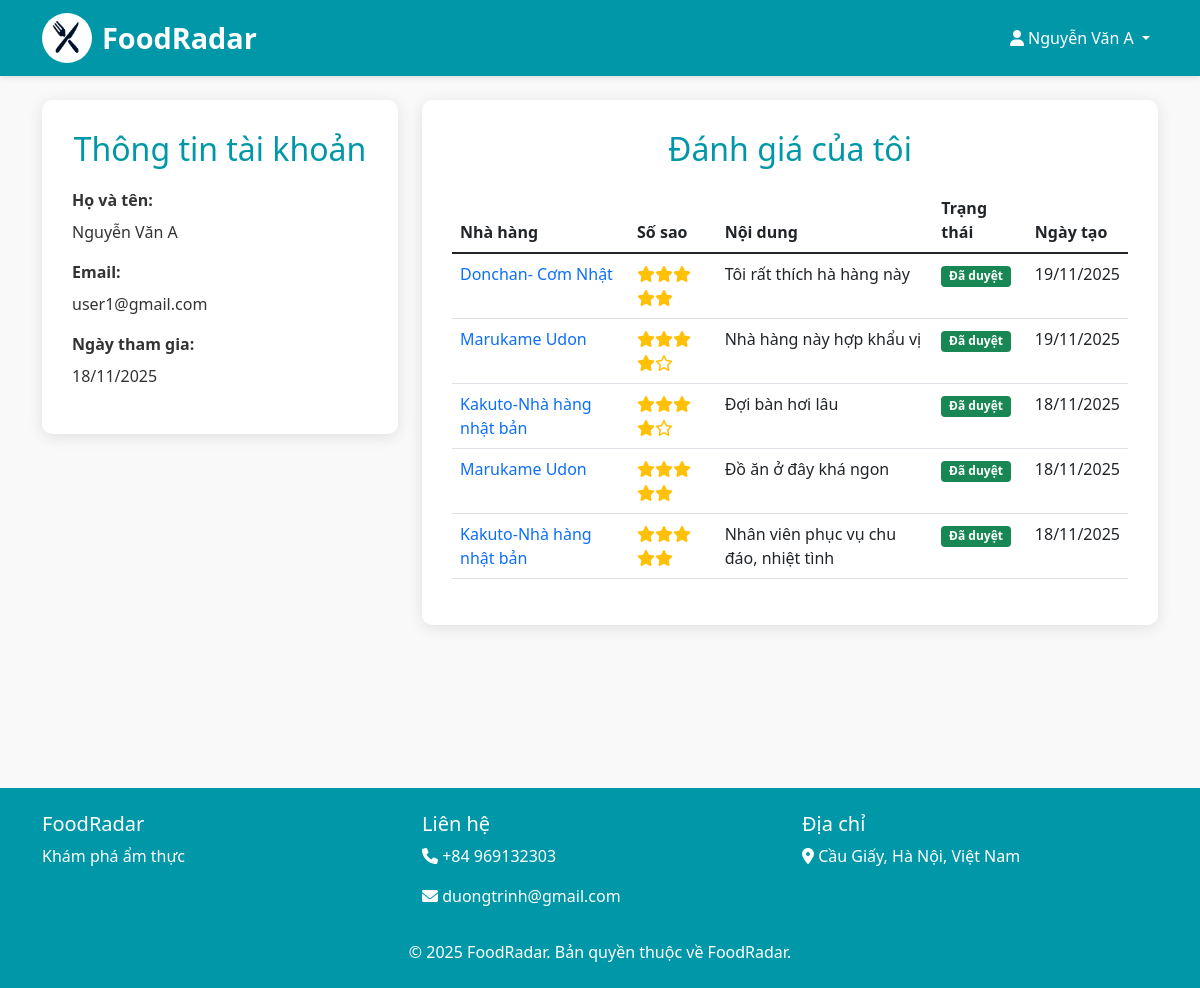
The app's page /profile.php (signed in) with its own data.
### tables this page shows
CREATE TABLE `user` (
  `id` int NOT NULL,
  `fullname` varchar(255) NOT NULL,
  `email` varchar(255) NOT NULL,
  `password` varchar(255) NOT NULL,
  `role` enum('user','admin') DEFAULT 'user',
  `status` enum('active','locked') DEFAULT 'active',
  `created_at` timestamp NULL DEFAULT CURRENT_TIMESTAMP,
  `updated_at` timestamp NULL DEFAULT CURRENT_TIMESTAMP ON UPDATE CURRENT_TIMESTAMP
);

CREATE TABLE `review` (
  `id` int NOT NULL,
  `restaurant_id` int DEFAULT NULL,
  `user_id` int DEFAULT NULL,
  `content` text NOT NULL,
  `star` int NOT NULL,
  `images` text,
  `likes` int DEFAULT 0,
  `dislikes` int DEFAULT 0,
  `status` enum('pending','approved','hidden') DEFAULT 'approved',
  `created_at` timestamp NULL DEFAULT CURRENT_TIMESTAMP,
  `updated_at` timestamp NULL DEFAULT CURRENT_TIMESTAMP ON UPDATE CURRENT_TIMESTAMP
);

CREATE TABLE `restaurant` (
  `id` int NOT NULL,
  `category_id` int DEFAULT NULL,
  `name` varchar(255) NOT NULL,
  `address` varchar(255) NOT NULL,
  `description` text,
  `open_time` varchar(50) DEFAULT NULL,
  `images` text,
  `status` enum('active','hidden') DEFAULT 'active',
  `created_at` timestamp NULL DEFAULT CURRENT_TIMESTAMP,
  `updated_at` timestamp NULL DEFAULT CURRENT_TIMESTAMP ON UPDATE CURRENT_TIMESTAMP
);

### profile.php (the view, shortened to what this page needs)
<?php
require_once 'includes/header.php';
require_once 'includes/functions.php';
$userId = $_SESSION['user_id'];
$user = null;
$sql = "SELECT * FROM user WHERE id = '$userId'";
$result = mysqli_query($conn, $sql);
if ($result && mysqli_num_rows($result) > 0) {
    $user = mysqli_fetch_assoc($result);
} else {
    echo '<div class="alert alert-danger">Không tìm thấy thông tin người dùng.</div>';
    require_once 'includes/footer.php';
    exit;
}
$reviews = [];
$review_sql = "SELECT r.*, rt.name as restaurant_name
               FROM review r
               JOIN restaurant rt ON r.restaurant_id = rt.id
               WHERE r.user_id = '$userId'
               ORDER BY r.created_at DESC";
$review_result = mysqli_query($conn, $review_sql);
if ($review_result) {
    while ($row = mysqli_fetch_assoc($review_result)) {
        $reviews[] = $row;
    }
}
?>
<div class="row">
    <div class="col-md-4">
        <div class="form-container mb-4">
            <h2 class="form-title">Thông tin tài khoản</h2>
            <div class="mb-3">
                <label class="form-label fw-bold">Họ và tên:</label>
                <p><?php echo htmlspecialchars($user['fullname']); ?></p>
            </div>
            <div class="mb-3">
                <label class="form-label fw-bold">Email:</label>
                <p><?php echo htmlspecialchars($user['email']); ?></p>
            </div>
            <div class="mb-3">
                <label class="form-label fw-bold">Ngày tham gia:</label>
                <p><?php echo date('d/m/Y', strtotime($user['created_at'])); ?></p>
            </div>
        </div>
    </div>
    <div class="col-md-8">
        <div class="form-container">
            <h2 class="form-title">Đánh giá của tôi</h2>
            <?php if (empty($reviews)): ?>
                <div class="alert alert-info">Bạn chưa viết đánh giá nào.</div>
            <?php else: ?>
                <div class="table-responsive">
                    <table class="table table-hover">
                        <thead>
                            <tr>
                                <th>Nhà hàng</th>
                                <th>Số sao</th>
                                <th>Nội dung</th>
                                <th>Trạng thái</th>
                                <th>Ngày tạo</th>
                            </tr>
                        </thead>
                        <tbody>
                            <?php foreach ($reviews as $review): ?>
                                <tr>
                                    <td>
                                        <a href="restaurant.php?id=<?php echo $review['restaurant_id']; ?>" class="text-decoration-none">
                                            <?php echo htmlspecialchars($review['restaurant_name']); ?>
                                        </a>
                                    </td>
                                    <td><?php echo displayStarRating($review['star']); ?></td>
                                    <td><?php echo substr(htmlspecialchars($review['content']), 0, 50) . (strlen($review['content']) > 50 ? '...' : ''); ?></td>
                                    <td>
                                        <?php if ($review['status'] === 'approved'): ?>
                                            <span class="badge bg-success">Đã duyệt</span>
                                        <?php elseif ($review['status'] === 'pending'): ?>
                                            <span class="badge bg-warning text-dark">Đang chờ</span>
                                        <?php else: ?>
                                            <span class="badge bg-danger">Bị từ chối</span>
                                        <?php endif; ?>
                                    <td><?php echo date('d/m/Y', strtotime($review['created_at'])); ?></td>
                                </tr>
                            <?php endforeach; ?>
                        </tbody>
                    </table>
                </div>
            <?php endif; ?>
        </div>
    </div>
</div>
<?php
require_once 'includes/footer.php';
?>

### includes/header.php (shortened to what this page needs)
<!DOCTYPE html>
<html lang="vi">
<head>
    <link href="https://cdn.jsdelivr.net/npm/bootstrap@5.1.3/dist/css/bootstrap.min.css" rel="stylesheet">
    <link href="https://cdnjs.cloudflare.com/ajax/libs/font-awesome/6.0.0-beta3/css/all.min.css" rel="stylesheet">
    <link href="assets/css/style.css" rel="stylesheet">
</head>
<body>
    <header class="navbar navbar-expand-lg navbar-dark">
        <div class="container">
            <a class="navbar-brand" href="index.php">
                <img src="assets/images/logo.png" alt="FoodRadar Logo" class="logo-img rounded-circle" style="width: 50px; height: 50px;">
                FoodRadar
            </a>
            <div class="collapse navbar-collapse" id="navbarNav">
                <ul class="navbar-nav ms-auto">
                    <?php if(isset($_SESSION['user_id'])): ?>
                        <li class="nav-item dropdown">
                            <a class="nav-link dropdown-toggle" href="#" id="navbarDropdown" role="button" data-bs-toggle="dropdown">
                                <i class="fas fa-user"></i> <?php echo $_SESSION['fullname']; ?>
                            </a>
                        </li>
                    <?php endif; ?>
                </ul>
            </div>
        </div>
    </header>
    <main class="container mt-4">

### includes/functions.php (shortened to what this page needs)
<?php
function displayStarRating($rating) {
    $output = '<div class="rating">';
    $fullStars = floor($rating);
    $halfStar = round($rating - $fullStars, 1) >= 0.5;
    for ($i = 1; $i <= $fullStars; $i++) {
        $output .= '<i class="fas fa-star"></i>';
    }
    for (; $i <= 5; $i++) {
        $output .= '<i class="far fa-star"></i>';
    }
    $output .= '</div>';
    return $output;
}
?>

### includes/footer.php (shortened to what this page needs)
    </main>
    <footer class="mt-5 py-4 text-white">
        <div class="container">
            <div class="row">
                <div class="col-md-4">
                    <h5>FoodRadar</h5>
                    <p>Khám phá ẩm thực</p>
                </div>
                <div class="col-md-4">
                    <h5>Liên hệ</h5>
                    <p><i class="fas fa-phone"></i> +84 969132303</p>
                    <p><i class="fas fa-envelope"></i> duongtrinh@gmail.com</p>
                </div>
                <div class="col-md-4">
                    <h5>Địa chỉ</h5>
                    <p><i class="fas fa-map-marker-alt"></i> Cầu Giấy, Hà Nội, Việt Nam</p>
                </div>
            </div>
            <div class="row mt-3">
                <div class="col-12 text-center">
                    <p class="mb-0">&copy; <?php echo date('Y'); ?> FoodRadar. Bản quyền thuộc về FoodRadar.</p>
                </div>
            </div>
        </div>
    </footer>
</body>
</html>

### assets/css/style.css (style rules this page uses)
:root { --primary-color: #0098a9; --secondary-color: #006d7a; --light-color: #e9f7f9; --dark-color: #004a54; --gray-color: #f4f4f4; }
body { font-family: 'Segoe UI', Tahoma, Geneva, Verdana, sans-serif; color: #333; background-color: #f9f9f9; }
header { background-color: var(--primary-color); box-shadow: 0 2px 5px rgba(0, 0, 0, 0.1); }
main { min-height: 80vh; }
.navbar-brand { font-weight: bold; font-size: 1.8rem; display: flex; align-items: center; }
.logo-img { height: 40px; margin-right: 10px; }
.nav-link { color: white !important; font-weight: 500; transition: all 0.3s ease; }
footer { background-color: var(--primary-color); color: white; }
.rating { display: inline-block; color: #ffc107; margin-right: 5px; }
.form-container { background-color: white; border-radius: 10px; padding: 30px; box-shadow: 0 3px 15px rgba(0, 0, 0, 0.1); }
.form-title { color: var(--primary-color); margin-bottom: 20px; text-align: center; }

### records on screen
user: fullname "Nguyễn Văn A", email "user1@gmail.com", created_at "18/11/2025"
review: restaurant.name "Donchan- Cơm Nhật", star 5 (drawn), content "Tôi rất thích hà hàng này", status "Đã duyệt", created_at "19/11/2025"
review: restaurant.name "Marukame Udon", star 4 (drawn), content "Nhà hàng này hợp khẩu vị", status "Đã duyệt", created_at "19/11/2025"
review: restaurant.name "Kakuto-Nhà hàng nhật bản", star 4 (drawn), content "Đợi bàn hơi lâu", status "Đã duyệt", created_at "18/11/2025"
review: restaurant.name "Marukame Udon", star 5 (drawn), content "Đồ ăn ở đây khá ngon", status "Đã duyệt", created_at "18/11/2025"
review: restaurant.name "Kakuto-Nhà hàng nhật bản", star 5 (drawn), content "Nhân viên phục vụ chu đáo, nhiệt tình", status "Đã duyệt", created_at "18/11/2025"

### other values on screen
$_SESSION['fullname'] "Nguyễn Văn A"
